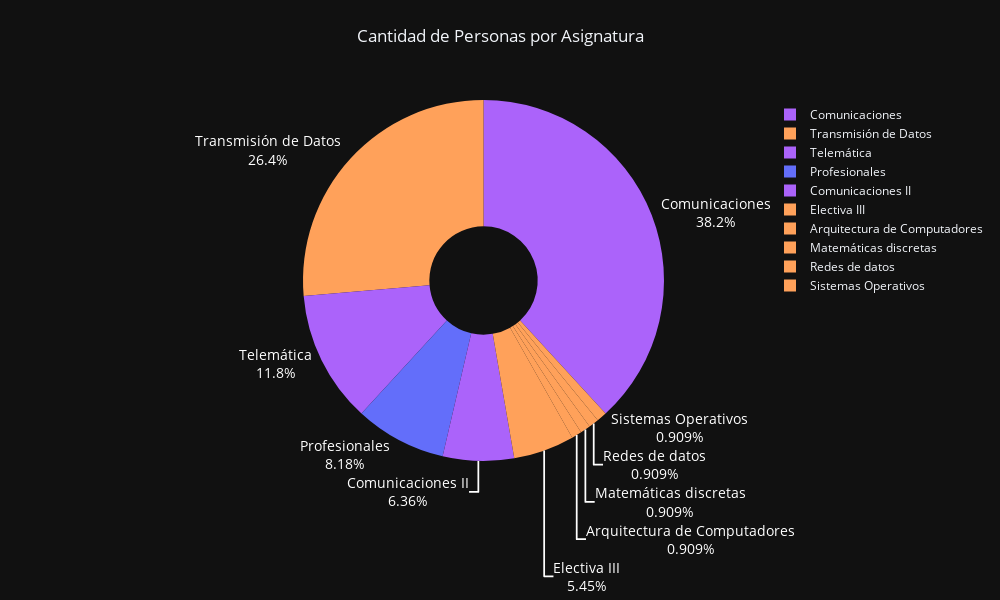

Notebook source saved alongside this figure:
### Code cell
personas_por_asignatura = asistencia_dia_06.groupby(["programa_academico","asignatura"]).size().reset_index(name="cantidad_personas")

fig = px.pie(personas_por_asignatura,
             names='asignatura',
             values='cantidad_personas',
             title='Cantidad de personas por asignatura',
             color='programa_academico',
             hole=0.3,
             template='plotly_dark')

fig.update_traces(textinfo='percent+label',
                  textposition='outside',  # Colocar el texto dentro del pie
                  insidetextorientation='radial',  # Orientación radial para el texto interior
                  textfont=dict(color='white', size=14))

# Configurar la posición del título
fig.update_layout(
    title='Cantidad de Personas por Asignatura',
    title_x=0.5,  # Centrar horizontalmente el título (0.5 = centro)
    title_y=0.95,  # Ajustar la posición vertical del título (0.95 = cerca de la parte superior)
)

# Configurar el tamaño del gráfico
fig.update_layout(
    width=1000,  # Cambiar el ancho del gráfico
    height=600  # Cambiar la altura del gráfico
)


fig.show()

### Figure 1 — Plotly figure (JSON) as saved in the notebook; plotly's stock layout.template omitted (floating-point values rounded to 4 significant figures)
{"data": [{"customdata": [["Administrativo"], ["Docente"], ["Gobernación de Boyacá"], ["Ingeniería Electrónica"], ["Ingeniería Electrónica"], ["Ingeniería Electrónica"], ["Ingeniería de Sistemas y Computación"], ["Ingeniería de Sistemas y Computación"], ["Ingeniería de Sistemas y Computación"], ["Ingeniería de Sistemas y Computación"], ["Ingeniería de Sistemas y Computación"], ["Ingeniería de Sistemas y Computación"], ["Ingeniería de Sistemas y Computación"]], "domain": {"x": [0, 1], "y": [0, 1]}, "hole": 0.3, "hovertemplate": "asignatura=%{label}<br>cantidad_personas=%{value}<br>programa_academico=%{customdata[0]}<extra></extra>", "insidetextorientation": "radial", "labels": ["Profesionales", "Profesionales", "Profesionales", "Comunicaciones", "Comunicaciones II", "Telemática", "Arquitectura de Computadores", "Comunicaciones", "Electiva III", "Matemáticas discretas", "Redes de datos", "Sistemas Operativos", "Transmisión de Datos"], "legendgroup": "", "marker": {"colors": ["#636efa", "#EF553B", "#00cc96", "#ab63fa", "#ab63fa", "#ab63fa", "#FFA15A", "#FFA15A", "#FFA15A", "#FFA15A", "#FFA15A", "#FFA15A", "#FFA15A"]}, "name": "", "showlegend": true, "textfont": {"color": "white", "size": 14}, "textinfo": "percent+label", "textposition": "outside", "type": "pie", "values": [1, 4, 4, 18, 7, 13, 1, 24, 6, 1, 1, 1, 29]}], "layout": {"height": 600, "legend": {"tracegroupgap": 0}, "title": {"text": "Cantidad de Personas por Asignatura", "x": 0.5, "y": 0.95}, "width": 1000}}
